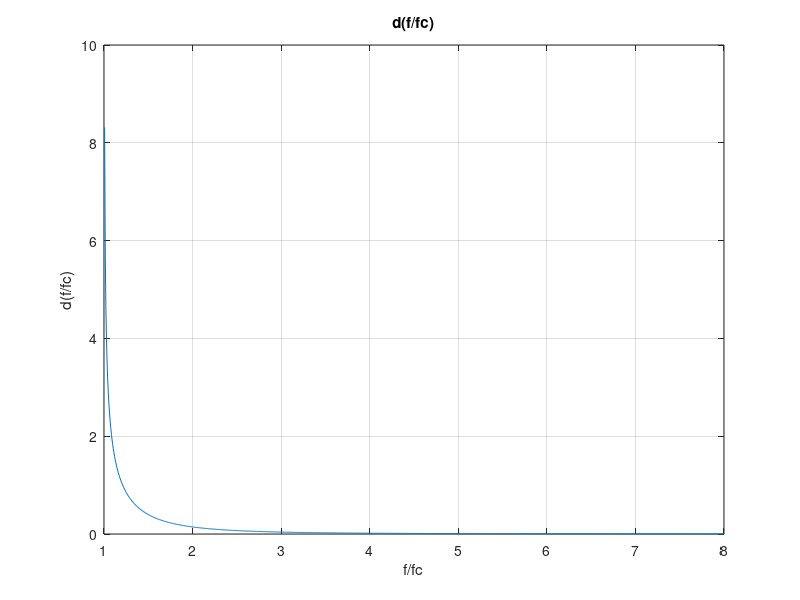

Write MATLAB code to recreate this figure.
%% Michael Lendino EMT PSET 7
clc;
clear all;
close all;
%% Question 1
%graph f(f/fc) vs f/fc 
freq = linspace(1,8,1000);
%from part a
dffc = freq.^-3./sqrt(1 - freq.^-2);
figure('Name','d(f/fc) versus f/fc','NumberTitle','off');
plot(freq, dffc);
grid on;
title('d(f/fc)');
xlabel('f/fc');
ylabel('d(f/fc)');

%% Question 2 
%TE and TM modes have same cutoff frequencies for rectangular waveguides
%calculating the cutoff frequencies for air
er = 1;
e0 = 8.854e-12;
mu0 = 4*pi*1e-7;
c = 3e8;
%a and b are the dimensions of the waveguide
a = 0.03;
b = 0.015;
%used to index the modes
m = 0:2;
n = 0:2;

[M,N] = meshgrid(m,n);
%both from formula packet
kc = sqrt((M*pi/a).^2 + (N*pi/b).^2);
%display frequency matrix rather than in a table
fc = kc/(2*pi*sqrt(mu0*e0*er))

%the degenerate modes are TE01 and TM01, and TE10 with itself(?) as they have the same cutoff
%frequency

%for the cutoff frequency for the dominant mode, which is TE10, in AIR, determine which of
%these modes are evanescent
f = 2.5*fc(1,2);
%We can look at the matrix of frequencies and compare each frequency to this one to see which modes 
%are the evanescent modes: TE21, TM21, TE12, TM12, TE22, TM 22, TE 02, not
%in a table

%in AIR find Zte or Ztm as appropriate even for the evanescent case
%from the formulas in the formula packet, we arrive at
eta = sqrt(mu0/(e0*er));
%displaying the two impedance matrices rather than in a table
Zte = eta./sqrt(1-(fc/f).^2) 
Ztm = eta*sqrt(1-(fc/f).^2)

%in AIR for the non evanescent modes, find lambdag,phase velocity, and
%group velocity
v = 1/sqrt(mu0*e0*er);
k = (2*pi*f)/v;
%from formula packet
beta = real(k*sqrt(1-(fc/f).^2))';
beta = beta(1:5);
%from formula packet, displaying them rather than putting them in a table
lambdag = 2*pi./beta 
phasevelocity = v./sqrt(1-(fc/f).^2)
groupvelocity = v*sqrt(1-(fc/f).^2)

%in AIR for each of the evanescent modes, find alpha in dB/m
%from the formula sheet, we arrive at
alpha = imag(kc.*sqrt(1-(fc/f).^2));
%picking out the evanescent modes, displayed rather than in table
alpha = alpha(alpha ~= 0)
%% Still question 2 but sectioned off so you can see the values for air in the first section and dielectric here

%in DIELECTRIC calculate the cutoff frequencies
er = 4;

%same a, b, m0, e0,m, and n as from before, so the only thing we needed to
%change in fc was adding er
%display frequency matrix rather than in a table
fc = kc/(2*pi*sqrt(mu0*e0*er))
%the degenerate modes are TE01 and TM01, and TE10 with itself(?) as they have the same cutoff
%frequency

%for the cutoff frequency for the dominant mode, which is TE10, in DIELECTRIC, determine which of
%these modes are evanescent 
f = 2.5*fc(1,2);
%We can look at the matrix of frequencies and compare each frequency to this one to see which modes 
%are the evanescent modes: TE21, TM21, TE12, TM12, TE22, TM 22, TE 02, not
%in a table

%in DIELECTRIC find Zte or Ztm as appropriate even for the evanescent case
%from the formulas in the formula packet, we arrive at
eta = sqrt(mu0/(e0*er));
%displaying the two impedance matrices rather than in a table
Zte = eta./sqrt(1-(fc/f).^2) 
Ztm = eta*sqrt(1-(fc/f).^2)

%in DIELECTRIC for the non evanescent modes, find lambdag,phase velocity, and
%group velocity
v = 1/sqrt(mu0*e0*er);
k = 2*pi*f/v;
%all from formula packet
beta = real(k*sqrt(1-(fc/f).^2))'
beta = beta(1:5);
%displaying them rather than putting them in a table
lambdag = 2*pi./beta 
phasevelocity = v./sqrt(1-(fc/f).^2)
groupvelocity = v*sqrt(1-(fc/f).^2)

%in DIELECTRIC for each of the evanescent modes, find alpha in dB/m
%from the formula sheet, we arrive at
alpha = imag(kc.*sqrt(1-(fc/f).^2));
%picking out the evanescent modes, displayed rather than in table
alpha = alpha(alpha ~= 0)


%% Question 3
%radius for circular waveguide
a = 0.01;
%positive roots of the derivative of the nth order bessel function for
%TEnm, scaling by 1/a to get a matrix of kc
TEkc = [3.832 7.016 10.174;1.841 5.331 8.536; 3.054 6.706 9.970]/a;
%positive roots of the nth order bessel function of TMnm, scaling by 1/a to
%get a matrix of kc
TMkc = [2.405 5.520 8.650; 3.832 7.016 10.174; 5.135 8.417 11.620]/a;

TEfc = TEkc/(2*pi*sqrt(mu0*e0*er))
TMfc = TMkc/(2*pi*sqrt(mu0*e0*er))
%assuming an operating frequency 10 percent above the largest of these
%cutoffs, at this one frequency, list the guide wavelength, wave impedance,
%and group velocity for the modes
f = 10.0562e9;
fc = [TEfc; TMfc];
%putting them in order for ease
fc = sort(fc(1:5,1));
v = 1/sqrt(mu0*e0*er);
k = (2*pi*f)/v;
beta = k.*sqrt(1-(fc/f).^2);
lambdag = 2*pi./beta;
phasevelocity = v./sqrt(1-(fc/f).^2);
groupvelocity = v*sqrt(1-(fc/f).^2);
%dominant mode is TE11, degenerate modes are TE01 and TM11, see paper for
%tabulated frequencies and such.
